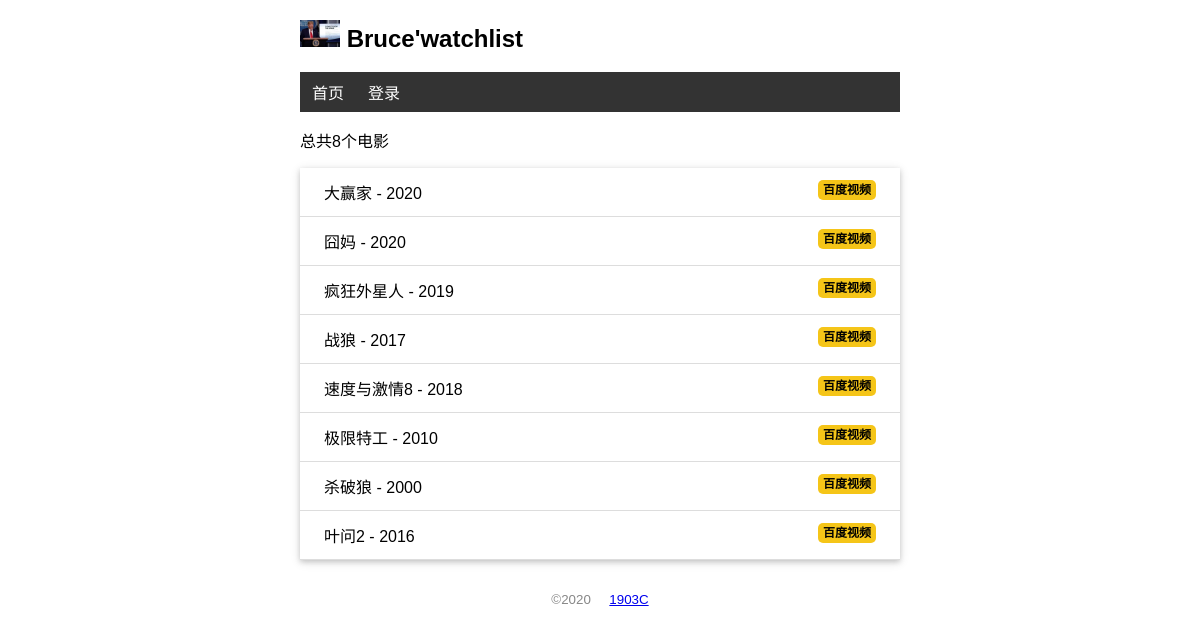
The page / on the database its author committed.
### watchlist/models.py (models this page shows, shortened)
class User(db.Model,UserMixin):
    id = db.Column(db.Integer,primary_key=True)
    name = db.Column(db.String(20))
    username = db.Column(db.String(20))
    password_hash = db.Column(db.String(128))

class Movie(db.Model):
    id = db.Column(db.Integer,primary_key=True)
    title = db.Column(db.String(60))
    year = db.Column(db.String(4))

### watchlist/views.py (the view, shortened to what this page needs)
@app.route('/',methods=['GET','POST'])
def index():
    movies = Movie.query.all()
    return render_template('index.html',movies=movies)

### watchlist/__init__.py (called while the page is built)
@app.context_processor
def common_user():
    from watchlist.models import User
    user = User.query.first()
    return dict(user=user)

### watchlist/templates/index.html (shortened to what this page needs)
{% extends 'base.html' %}
{% block content %}
<p>总共{{ movies|length }}个电影</p>
<ul class="movie-list">
    {% for movie in movies%}
    <li>
        {{ movie.title }} - {{ movie.year }}
        <span class="float-right">
            <a class="baidu" href="http://v.baidu.com/v?word={{ movie.title }}&ct=301989888&rn=67&pn=0&db=0&s=0&fbl=800&ie=utf-8&oq={{ movie.title }}&f=3&rsp=0" target="_blank">百度视频</a>
        </span>
    </li>
    {% endfor %}
</ul>
{% endblock %}

### watchlist/templates/base.html (shortened to what this page needs)
<!DOCTYPE html>
<html lang="zh">
<head>
    {% block head %}
    <link rel="stylesheet" href="{{ url_for('static',filename='css/style.css') }}">
    {% endblock %}
</head>
<body>
    <h2>
        <img src="{{ url_for('static',filename='images/avatar.jpg') }}" alt="头像" class="avatar">
        {{ user.name }}'watchlist
    </h2>
    <nav>
        <ul>
            <li>
                <a href="{{ url_for('index') }}">首页</a>
            </li>
            {% if not current_user.is_authenticated %}
            <li>
                <a href="{{ url_for('login') }}">登录</a>
            </li>
            {% else %}
            <li>
                <a href="{{ url_for('login') }}">{{ current_user.name }}</a>
            </li>
            {% endif %}
        </ul>
    </nav>
    {% block content %}{% endblock %}
    <footer>
        <small>&copy;2020 &nbsp;&nbsp;&nbsp; <a href="#">1903C</a> </small>
    </footer>
</body>
</html>

### watchlist/static/css/style.css (style rules this page uses)
body { margin: 0 auto; max-width: 600px; font-size: 16px; font-family: Arial, Helvetica, sans-serif; }
footer { color: #888; margin-top: 20px; text-align: center; padding: 10px; }
.avatar { width: 40px; }
.movie-list { list-style-type: none; padding: 0; margin-bottom: 10px; box-shadow: 0 2px 5px 0 rgba(0, 0, 0, 0.16),0 2px 10px 0 rgba(0, 0, 0, 0.12); }
.movie-list li { padding: 12px 24px; border-bottom: 1px solid #dddddd; }
nav ul { list-style-type: none; margin: 0; padding: 0; overflow: hidden; background-color: #333333; }
nav li { float: left; }
nav li a { display: block; color: white; text-align: center; padding: 8px 12px; text-decoration: none; }
.float-right { float: right; }
.baidu { font-size: 12px; font-weight: bold; color: black; text-decoration: none; background: #f5c518; border-radius: 5px; padding: 3px 5px; }

### rows shown on the page
User: name "Bruce"
Movie: title "大赢家", year "2020"
Movie: title "囧妈", year "2020"
Movie: title "疯狂外星人", year "2019"
Movie: title "战狼", year "2017"
Movie: title "速度与激情8", year "2018"
Movie: title "极限特工", year "2010"
Movie: title "杀破狼", year "2000"
Movie: title "叶问2", year "2016"

### other values the page prints
{{ movies|length }} "8"
